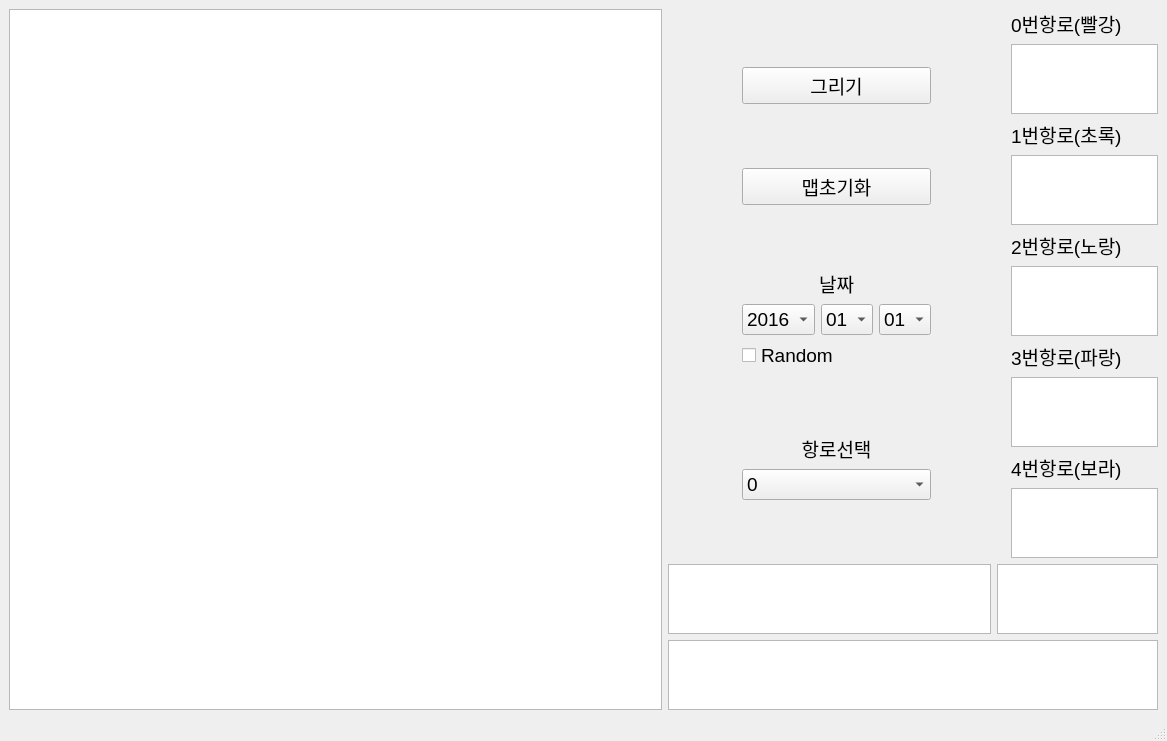
<?xml version="1.0" encoding="UTF-8"?>
<ui version="4.0">
 <class>MainWindow</class>
 <widget class="QMainWindow" name="MainWindow">
  <property name="geometry">
   <rect>
    <x>0</x>
    <y>0</y>
    <width>1167</width>
    <height>720</height>
   </rect>
  </property>
  <property name="windowTitle">
   <string>Weighted Path</string>
  </property>
  <property name="windowOpacity">
   <double>1.000000000000000</double>
  </property>
  <widget class="QWidget" name="centralwidget">
   <layout class="QHBoxLayout" name="horizontalLayout_5" stretch="4,3">
    <item>
     <widget class="QGraphicsView" name="graphicsView"/>
    </item>
    <item>
     <layout class="QVBoxLayout" name="verticalLayout_2" stretch="3,1,1">
      <item>
       <layout class="QHBoxLayout" name="horizontalLayout" stretch="1,2,1,2">
        <item>
         <spacer name="horizontalSpacer_2">
          <property name="orientation">
           <enum>Qt::Orientation::Horizontal</enum>
          </property>
          <property name="sizeHint" stdset="0">
           <size>
            <width>40</width>
            <height>20</height>
           </size>
          </property>
         </spacer>
        </item>
        <item>
         <layout class="QVBoxLayout" name="verticalLayout">
          <property name="sizeConstraint">
           <enum>QLayout::SizeConstraint::SetFixedSize</enum>
          </property>
          <item>
           <spacer name="verticalSpacer">
            <property name="orientation">
             <enum>Qt::Orientation::Vertical</enum>
            </property>
            <property name="sizeHint" stdset="0">
             <size>
              <width>20</width>
              <height>40</height>
             </size>
            </property>
           </spacer>
          </item>
          <item>
           <widget class="QPushButton" name="start">
            <property name="font">
             <font>
              <pointsize>14</pointsize>
             </font>
            </property>
            <property name="text">
             <string>그리기</string>
            </property>
           </widget>
          </item>
          <item>
           <spacer name="verticalSpacer_3">
            <property name="orientation">
             <enum>Qt::Orientation::Vertical</enum>
            </property>
            <property name="sizeHint" stdset="0">
             <size>
              <width>20</width>
              <height>40</height>
             </size>
            </property>
           </spacer>
          </item>
          <item>
           <widget class="QPushButton" name="reset">
            <property name="font">
             <font>
              <pointsize>14</pointsize>
             </font>
            </property>
            <property name="text">
             <string>맵초기화</string>
            </property>
           </widget>
          </item>
          <item>
           <spacer name="verticalSpacer_4">
            <property name="orientation">
             <enum>Qt::Orientation::Vertical</enum>
            </property>
            <property name="sizeHint" stdset="0">
             <size>
              <width>20</width>
              <height>40</height>
             </size>
            </property>
           </spacer>
          </item>
          <item>
           <widget class="QLabel" name="label">
            <property name="font">
             <font>
              <pointsize>14</pointsize>
             </font>
            </property>
            <property name="text">
             <string>날짜</string>
            </property>
            <property name="alignment">
             <set>Qt::AlignmentFlag::AlignCenter</set>
            </property>
           </widget>
          </item>
          <item>
           <layout class="QHBoxLayout" name="horizontalLayout_2">
            <item>
             <widget class="QComboBox" name="year">
              <property name="font">
               <font>
                <pointsize>14</pointsize>
               </font>
              </property>
              <item>
               <property name="text">
                <string>2016</string>
               </property>
              </item>
              <item>
               <property name="text">
                <string>2017</string>
               </property>
              </item>
              <item>
               <property name="text">
                <string>2018</string>
               </property>
              </item>
              <item>
               <property name="text">
                <string>2019</string>
               </property>
              </item>
              <item>
               <property name="text">
                <string>2020</string>
               </property>
              </item>
              <item>
               <property name="text">
                <string>2021</string>
               </property>
              </item>
              <item>
               <property name="text">
                <string>2022</string>
               </property>
              </item>
              <item>
               <property name="text">
                <string>2023</string>
               </property>
              </item>
             </widget>
            </item>
            <item>
             <widget class="QComboBox" name="month">
              <property name="font">
               <font>
                <pointsize>14</pointsize>
               </font>
              </property>
              <item>
               <property name="text">
                <string>01</string>
               </property>
              </item>
              <item>
               <property name="text">
                <string>02</string>
               </property>
              </item>
              <item>
               <property name="text">
                <string>03</string>
               </property>
              </item>
              <item>
               <property name="text">
                <string>04</string>
               </property>
              </item>
              <item>
               <property name="text">
                <string>05</string>
               </property>
              </item>
              <item>
               <property name="text">
                <string>06</string>
               </property>
              </item>
              <item>
               <property name="text">
                <string>07</string>
               </property>
              </item>
              <item>
               <property name="text">
                <string>08</string>
               </property>
              </item>
              <item>
               <property name="text">
                <string>09</string>
               </property>
              </item>
              <item>
               <property name="text">
                <string>10</string>
               </property>
              </item>
              <item>
               <property name="text">
                <string>11</string>
               </property>
              </item>
              <item>
               <property name="text">
                <string>12</string>
               </property>
              </item>
             </widget>
            </item>
            <item>
             <widget class="QComboBox" name="date">
              <property name="font">
               <font>
                <pointsize>14</pointsize>
               </font>
              </property>
              <item>
               <property name="text">
                <string>01</string>
               </property>
              </item>
              <item>
               <property name="text">
                <string>02</string>
               </property>
              </item>
              <item>
               <property name="text">
                <string>03</string>
               </property>
              </item>
              <item>
               <property name="text">
                <string>04</string>
               </property>
              </item>
              <item>
               <property name="text">
                <string>05</string>
               </property>
              </item>
              <item>
               <property name="text">
                <string>06</string>
               </property>
              </item>
              <item>
               <property name="text">
                <string>07</string>
               </property>
              </item>
              <item>
               <property name="text">
                <string>08</string>
               </property>
              </item>
              <item>
               <property name="text">
                <string>09</string>
               </property>
              </item>
              <item>
               <property name="text">
                <string>10</string>
               </property>
              </item>
              <item>
               <property name="text">
                <string>11</string>
               </property>
              </item>
              <item>
               <property name="text">
                <string>12</string>
               </property>
              </item>
              <item>
               <property name="text">
                <string>13</string>
               </property>
              </item>
              <item>
               <property name="text">
                <string>14</string>
               </property>
              </item>
              <item>
               <property name="text">
                <string>15</string>
               </property>
              </item>
              <item>
               <property name="text">
                <string>16</string>
               </property>
              </item>
              <item>
               <property name="text">
                <string>17</string>
               </property>
              </item>
              <item>
               <property name="text">
                <string>18</string>
               </property>
              </item>
              <item>
               <property name="text">
                <string>19</string>
               </property>
              </item>
              <item>
               <property name="text">
                <string>20</string>
               </property>
              </item>
              <item>
               <property name="text">
                <string>21</string>
               </property>
              </item>
              <item>
               <property name="text">
                <string>22</string>
               </property>
              </item>
              <item>
               <property name="text">
                <string>23</string>
               </property>
              </item>
              <item>
               <property name="text">
                <string>24</string>
               </property>
              </item>
              <item>
               <property name="text">
                <string>25</string>
               </property>
              </item>
              <item>
               <property name="text">
                <string>26</string>
               </property>
              </item>
              <item>
               <property name="text">
                <string>27</string>
               </property>
              </item>
              <item>
               <property name="text">
                <string>28</string>
               </property>
              </item>
              <item>
               <property name="text">
                <string>29</string>
               </property>
              </item>
              <item>
               <property name="text">
                <string>30</string>
               </property>
              </item>
              <item>
               <property name="text">
                <string>31</string>
               </property>
              </item>
             </widget>
            </item>
           </layout>
          </item>
          <item>
           <widget class="QCheckBox" name="random">
            <property name="font">
             <font>
              <pointsize>14</pointsize>
             </font>
            </property>
            <property name="text">
             <string>Random</string>
            </property>
           </widget>
          </item>
          <item>
           <spacer name="verticalSpacer_5">
            <property name="orientation">
             <enum>Qt::Orientation::Vertical</enum>
            </property>
            <property name="sizeHint" stdset="0">
             <size>
              <width>20</width>
              <height>40</height>
             </size>
            </property>
           </spacer>
          </item>
          <item>
           <widget class="QLabel" name="label_2">
            <property name="font">
             <font>
              <pointsize>14</pointsize>
             </font>
            </property>
            <property name="text">
             <string>항로선택</string>
            </property>
            <property name="alignment">
             <set>Qt::AlignmentFlag::AlignCenter</set>
            </property>
           </widget>
          </item>
          <item>
           <widget class="QComboBox" name="zmap">
            <property name="font">
             <font>
              <pointsize>14</pointsize>
             </font>
            </property>
            <item>
             <property name="text">
              <string>0</string>
             </property>
            </item>
            <item>
             <property name="text">
              <string>1</string>
             </property>
            </item>
            <item>
             <property name="text">
              <string>2</string>
             </property>
            </item>
            <item>
             <property name="text">
              <string>3</string>
             </property>
            </item>
            <item>
             <property name="text">
              <string>4</string>
             </property>
            </item>
           </widget>
          </item>
          <item>
           <spacer name="verticalSpacer_2">
            <property name="orientation">
             <enum>Qt::Orientation::Vertical</enum>
            </property>
            <property name="sizeHint" stdset="0">
             <size>
              <width>20</width>
              <height>40</height>
             </size>
            </property>
           </spacer>
          </item>
         </layout>
        </item>
        <item>
         <spacer name="horizontalSpacer">
          <property name="orientation">
           <enum>Qt::Orientation::Horizontal</enum>
          </property>
          <property name="sizeHint" stdset="0">
           <size>
            <width>40</width>
            <height>20</height>
           </size>
          </property>
         </spacer>
        </item>
        <item>
         <layout class="QVBoxLayout" name="verticalLayout_6">
          <item>
           <layout class="QVBoxLayout" name="verticalLayout_3">
            <item>
             <widget class="QLabel" name="clabel0">
              <property name="font">
               <font>
                <pointsize>14</pointsize>
               </font>
              </property>
              <property name="text">
               <string>0번항로(빨강)</string>
              </property>
             </widget>
            </item>
            <item>
             <widget class="QTextEdit" name="corse0">
              <property name="font">
               <font>
                <pointsize>16</pointsize>
               </font>
              </property>
             </widget>
            </item>
           </layout>
          </item>
          <item>
           <layout class="QVBoxLayout" name="verticalLayout_4">
            <item>
             <widget class="QLabel" name="clabel1">
              <property name="font">
               <font>
                <pointsize>14</pointsize>
               </font>
              </property>
              <property name="text">
               <string>1번항로(초록)</string>
              </property>
             </widget>
            </item>
            <item>
             <widget class="QTextEdit" name="corse1">
              <property name="font">
               <font>
                <pointsize>16</pointsize>
               </font>
              </property>
             </widget>
            </item>
           </layout>
          </item>
          <item>
           <layout class="QVBoxLayout" name="verticalLayout_5">
            <item>
             <widget class="QLabel" name="clabel2">
              <property name="font">
               <font>
                <pointsize>14</pointsize>
               </font>
              </property>
              <property name="text">
               <string>2번항로(노랑)</string>
              </property>
             </widget>
            </item>
            <item>
             <widget class="QTextEdit" name="corse2">
              <property name="font">
               <font>
                <pointsize>16</pointsize>
               </font>
              </property>
             </widget>
            </item>
           </layout>
          </item>
          <item>
           <layout class="QVBoxLayout" name="verticalLayout_7">
            <item>
             <widget class="QLabel" name="clabel3">
              <property name="font">
               <font>
                <pointsize>14</pointsize>
               </font>
              </property>
              <property name="text">
               <string>3번항로(파랑)</string>
              </property>
             </widget>
            </item>
            <item>
             <widget class="QTextEdit" name="corse3">
              <property name="font">
               <font>
                <pointsize>16</pointsize>
               </font>
              </property>
             </widget>
            </item>
           </layout>
          </item>
          <item>
           <layout class="QVBoxLayout" name="verticalLayout_8">
            <item>
             <widget class="QLabel" name="label_4">
              <property name="font">
               <font>
                <pointsize>14</pointsize>
               </font>
              </property>
              <property name="text">
               <string>4번항로(보라)</string>
              </property>
             </widget>
            </item>
            <item>
             <widget class="QTextEdit" name="corse4">
              <property name="font">
               <font>
                <pointsize>16</pointsize>
               </font>
              </property>
             </widget>
            </item>
           </layout>
          </item>
         </layout>
        </item>
       </layout>
      </item>
      <item>
       <layout class="QHBoxLayout" name="horizontalLayout_3" stretch="2,1">
        <item>
         <widget class="QTextEdit" name="outputconsole">
          <property name="font">
           <font>
            <pointsize>18</pointsize>
           </font>
          </property>
         </widget>
        </item>
        <item>
         <widget class="QGraphicsView" name="graphicsView_2"/>
        </item>
       </layout>
      </item>
      <item>
       <widget class="QGraphicsView" name="logo"/>
      </item>
     </layout>
    </item>
   </layout>
  </widget>
  <widget class="QStatusBar" name="statusbar"/>
 </widget>
 <resources/>
 <connections/>
</ui>
